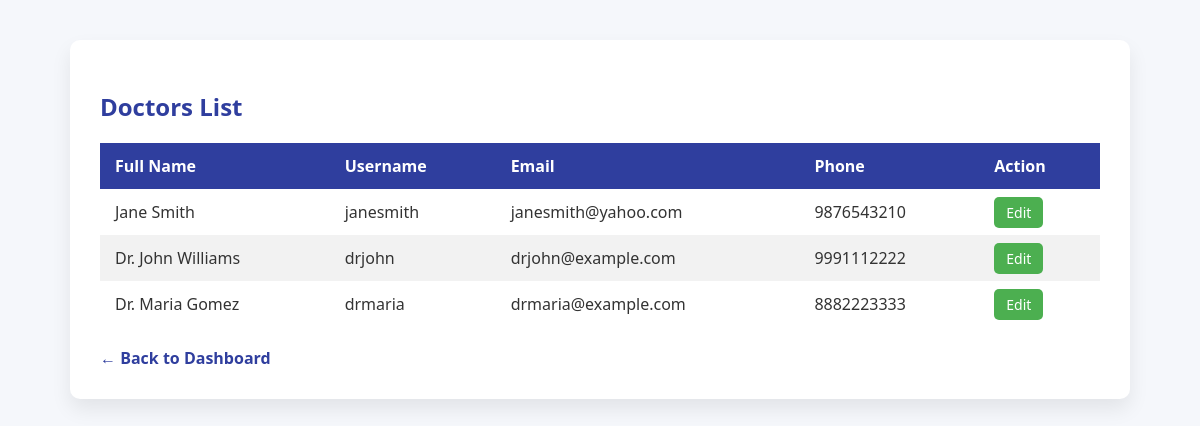
The page /pages/manage-doctors.php (signed in) on the database its author committed.
### tables this page shows
CREATE TABLE `users` (
  `user_id` int(11) NOT NULL,
  `username` varchar(50) NOT NULL,
  `password_hash` varchar(255) NOT NULL,
  `role` enum('Patient','Doctor','Admin') NOT NULL,
  `email` varchar(100) NOT NULL,
  `phone_number` varchar(15) NOT NULL,
  `full_name` varchar(100) NOT NULL
);

### pages/manage-doctors.php (the view, shortened to what this page needs)
<?php
require_once '../includes/connect-db.php';
$stmt = $pdo->prepare("SELECT * FROM users WHERE role = 'Doctor'");
$stmt->execute();
$doctors = $stmt->fetchAll(PDO::FETCH_ASSOC);
?>
<!DOCTYPE html>
<html lang="en">
<head>
  <link rel="stylesheet" href="../assets/css/style.css">
</head>
<body>
  <div class="container">
    <h2>Doctors List</h2>
    <table>
      <thead>
        <tr>
          <th>Full Name</th>
          <th>Username</th>
          <th>Email</th>
          <th>Phone</th>
          <th>Action</th>
        </tr>
      </thead>
      <tbody>
        <?php foreach ($doctors as $doctor): ?>
        <tr>
          <td><?= htmlspecialchars($doctor['full_name']) ?></td>
          <td><?= htmlspecialchars($doctor['username']) ?></td>
          <td><?= htmlspecialchars($doctor['email']) ?></td>
          <td><?= htmlspecialchars($doctor['phone_number']) ?></td>
          <td>
            <a href="edit-user.php?id=<?= $doctor['user_id'] ?>" class="action-btn">Edit</a>
          </td>
        </tr>
        <?php endforeach; ?>
      </tbody>
    </table>
    <a href="dashboard.php" class="back-link">← Back to Dashboard</a>
  </div>
</body>
</html>

### assets/css/style.css (style rules this page uses)
body { margin: 0; font-family: 'Segoe UI', Tahoma, Geneva, Verdana, sans-serif; background-color: #f7f9fc; color: #333; }

### pages/manage-doctors.php (style rules this page uses)
body { font-family: 'Segoe UI', sans-serif; background-color: #f5f7fb; margin: 0; padding: 40px; }
.container { max-width: 1000px; margin: auto; background: #fff; border-radius: 10px; box-shadow: 0 10px 20px rgba(0,0,0,0.08); padding: 30px; }
h2 { color: #2f3e9e; margin-bottom: 20px; }
table { width: 100%; border-collapse: collapse; margin-top: 10px; }
th, td { padding: 12px 15px; text-align: left; }
th { background-color: #2f3e9e; color: white; }
tr:nth-child(even) { background-color: #f2f2f2; }
.action-btn { background-color: #4CAF50; color: white; padding: 6px 12px; border: none; border-radius: 5px; cursor: pointer; font-size: 14px; text-decoration: none; }
.back-link { display: inline-block; margin-top: 20px; text-decoration: none; color: #2f3e9e; font-weight: bold; }

### rows shown on the page
users: full_name "Jane Smith", username "janesmith", email "janesmith@yahoo.com", phone_number "9876543210"
users: full_name "Dr. John Williams", username "drjohn", email "drjohn@example.com", phone_number "9991112222"
users: full_name "Dr. Maria Gomez", username "drmaria", email "drmaria@example.com", phone_number "8882223333"
